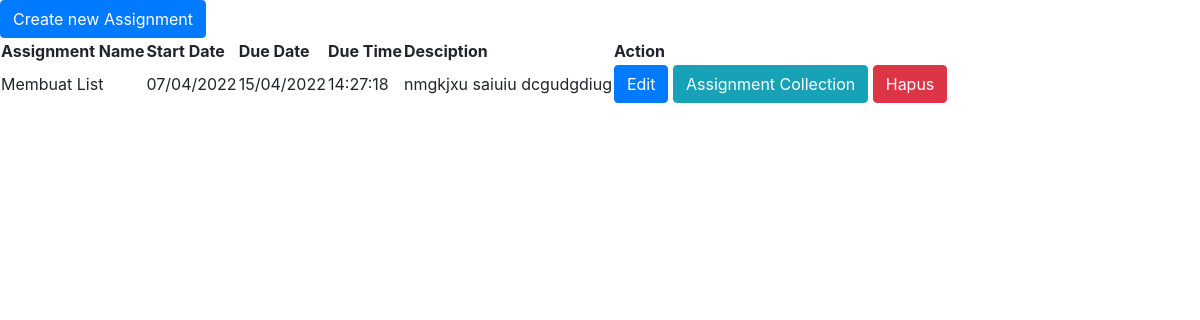
The app's page /Role/Mentor/assignment.php?subject_id=3 (signed in), older data.
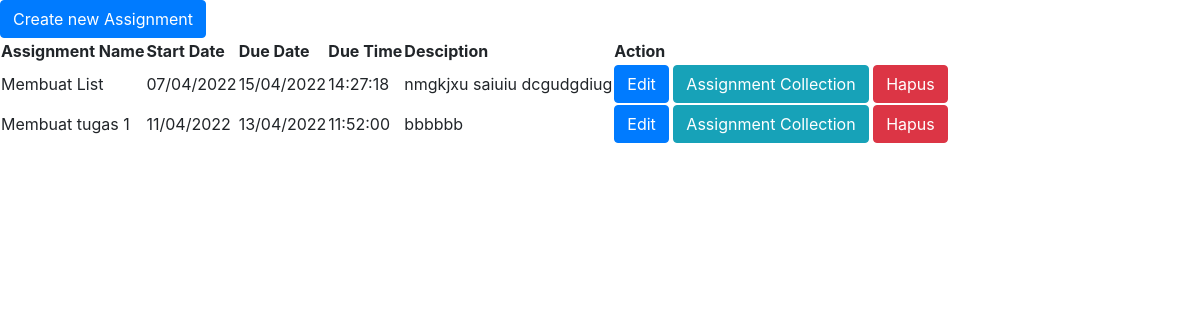
The same page, newer data.
### tables this page shows
CREATE TABLE `assignments` (
  `assignment_id` int(10) UNSIGNED NOT NULL,
  `assignment_name` varchar(100) NOT NULL,
  `assignment_start_date` datetime NOT NULL,
  `assignment_end_date` datetime NOT NULL,
  `assignment_desc` text NOT NULL,
  `assignment_type` enum('exam','task','','') NOT NULL,
  `subject_id` int(10) UNSIGNED NOT NULL
);

### Model/DbConnect.php (called while the page is built)
<?php
class DbConnect
{
    private $host = "localhost";
    private $user = "root";
    private $pass = "";
    private $dbName = "incareer2";
    public function connect()
    {
        try {
            $conn = new PDO('mysql:host=' . $this->host . '; dbname=' . $this->dbName, $this->user, $this->pass);
            $conn->setAttribute(PDO::ATTR_ERRMODE, PDO::ERRMODE_EXCEPTION);
            return $conn;
        } catch (PDOException $e) {
            echo "Database Error: " . $e->getMessage();
        }
    }
}

### Model/Assignments.php (called while the page is built, shortened)
<?php
class Assignments
{
    private $dbConn;
    public function __construct()
    {
        require_once("DbConnect.php");
        $db = new DbConnect;
        $this->dbConn = $db->connect();
    }
    public function getAssignmentById($id)
    {
        $stmt = $this->dbConn->prepare("SELECT * FROM assignments WHERE assignment_id = :id");
        $stmt->bindParam(":id", $id);
        try {
            if ($stmt->execute()) {
                $assigmentData = $stmt->fetch(PDO::FETCH_ASSOC);
            }
        } catch (Exception $e) {
            return $e->getMessage();
        }
        return $assigmentData;
    }
    public function getAssignmentBySubjectId($id)
    {
        $stmt = $this->dbConn->prepare(
            "SELECT * FROM assignments WHERE subject_id = :sid"
        );
        $stmt->bindParam(":sid", $id);
        try {
            if ($stmt->execute()) {
                $assigments = $stmt->fetchAll(PDO::FETCH_ASSOC);
            }
        } catch (Exception $e) {
            return $e->getMessage();
        }
        return $assigments;
    }
}

### Role/Mentor/assignment.php (the view, shortened to what this page needs)
<?php
require "../../Model/Assignments.php";
$objAssignment = new Assignments;
$allAssignments = $objAssignment->getAssignmentBySubjectId($_GET['subject_id']);
?>
<!DOCTYPE html>
<html lang="en">
<head>
    <link rel="stylesheet" href="https://cdn.jsdelivr.net/npm/bootstrap@4.4.1/dist/css/bootstrap.min.css">
</head>
<body>
    <a class="btn btn-primary" href="./create_assignment.php?subject_id=<?= $_GET['subject_id']; ?>">Create new Assignment</a>
    <table>
        <thead>
            <tr>
                <th>Assignment Name</th>
                <th>Start Date</th>
                <th>Due Date</th>
                <th>Due Time</th>
                <th>Desciption</th>
                <th>Action</th>
            </tr>
        </thead>
        <tbody>
            <?php foreach ($allAssignments as $row => $assignment) : ?>
                <?php
                $arrStartDate = explode(" ", $assignment['assignment_start_date']);
                $arrEndDate = explode(" ", $assignment['assignment_end_date']);
                $startDate = date("d/m/Y", strtotime($arrStartDate[0]));
                $dueDate = date("d/m/Y", strtotime($arrEndDate[0]));
                $dueTime = $arrEndDate[1];
                ?>
                <tr>
                    <td><?= $assignment['assignment_name'] ?></td>
                    <td><?= $startDate; ?></td>
                    <td><?= $dueDate; ?></td>
                    <td><?= $dueTime; ?></td>
                    <td><?= $assignment['assignment_desc'] ?></td>
                    <td>
                        <button type="button" class="btn btn-primary" data-toggle="modal" data-target="#exampleModal<?= $assignment['assignment_id']; ?>">Edit</button>
                        <a class="btn btn-info" href="assignment_collection.php?assignment_id=<?= $assignment['assignment_id'] . "&subject_id=" . $_GET['subject_id']; ?>">Assignment Collection</a>
                                            <?php
                                            $assigments = $objAssignment->getAssignmentById($assignment['assignment_id']);
                                            ?>
                        <a class="btn btn-danger" href="assignment.php?subject_id=<?= $_GET['subject_id']; ?>&act=delete&assign_id=<?= $assignment['assignment_id']; ?>">Hapus</a>
                    </td>
                </tr>
            <?php endforeach ?>
        </tbody>
    </table>
</body>
</html>

Row changes from the older to the newer data that the page shows:
added assignments: assignment_name "Membuat tugas 1", assignment_start_date "11/04/2022", assignment_end_date "13/04/2022", assignment_end_date "11:52:00", assignment_desc "bbbbbb"
